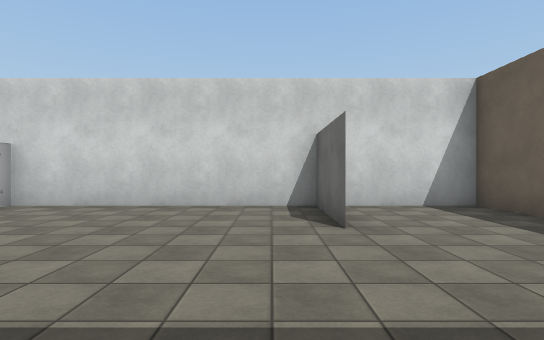
[1] (above)

19 first-person views from a walk through a Unity game level. The camera is 1.4 m above the floor, looks level and sees 80° across. The floor is counted in squares, 2 m on a side. Each view is taken from the middle of a square. On the plan, view 1 faces up. The plan holds only what a view shows up to about 10 squares ahead; the rest is blank. The place goes on beyond the plan. The player character is not drawn. Some surface patterns are stand-ins.

[2]
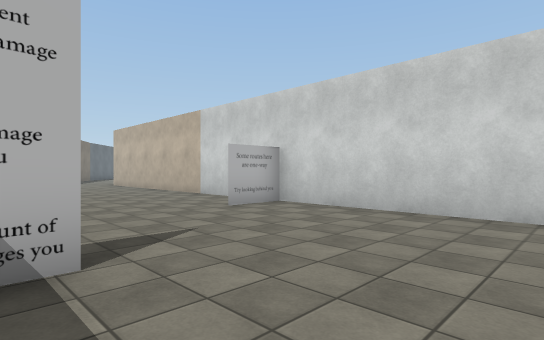

[3]
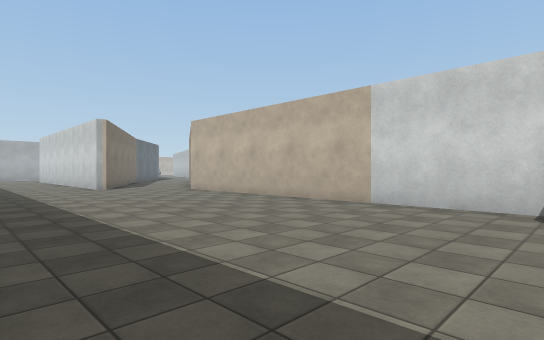

[4]
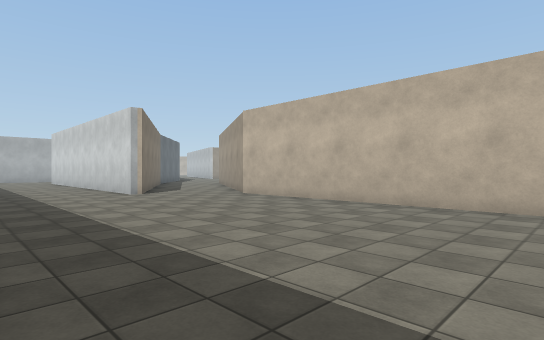

[5]
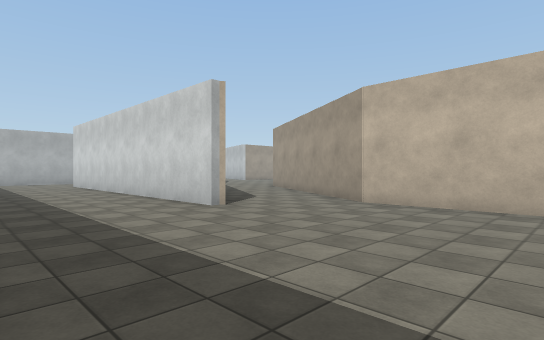

[6]
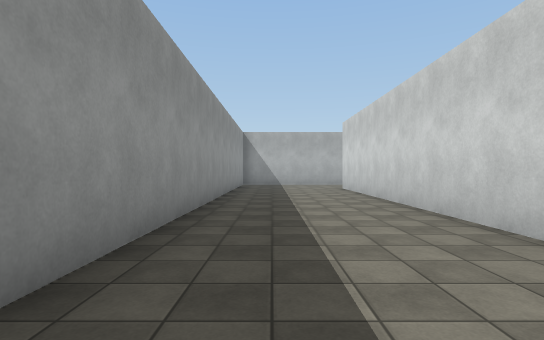

[7]
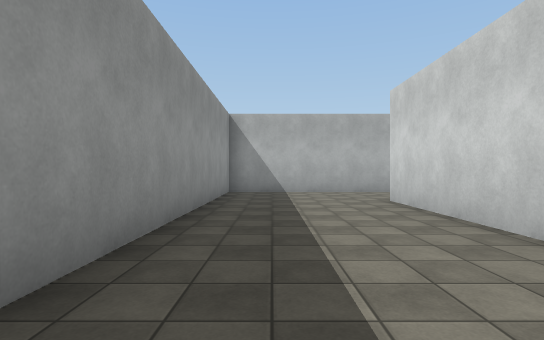

[8]
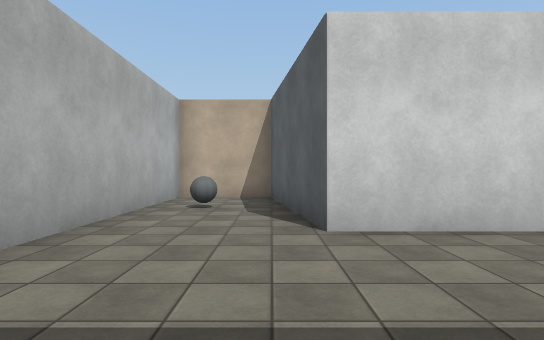

[9]
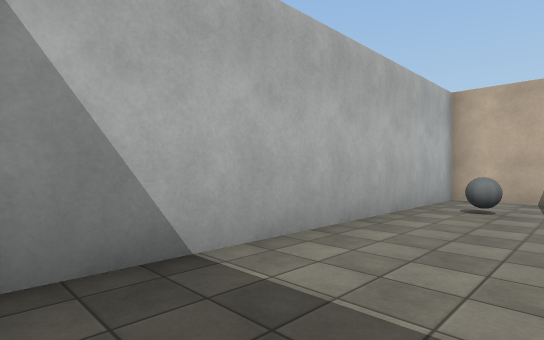

[10]
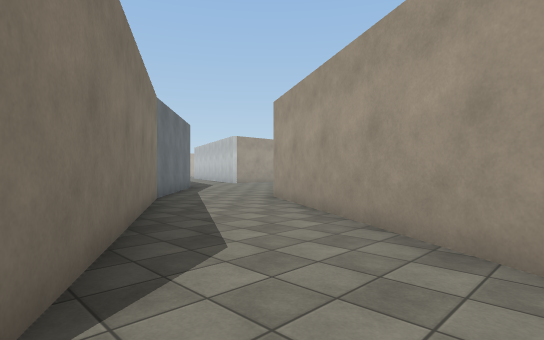

[11]
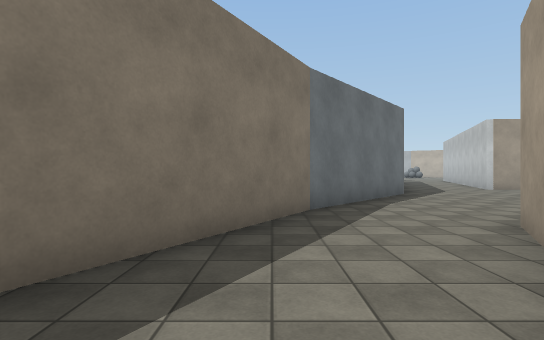

[12]
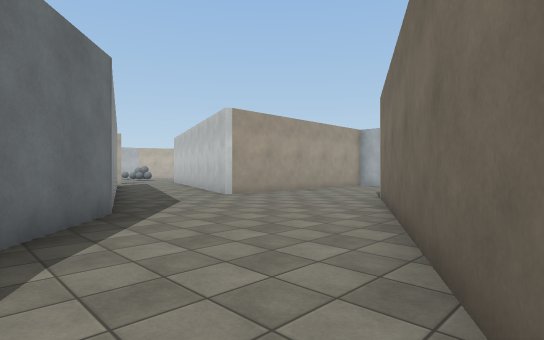

[13]
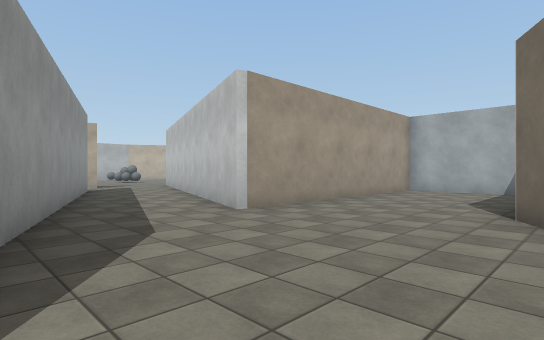

[14]
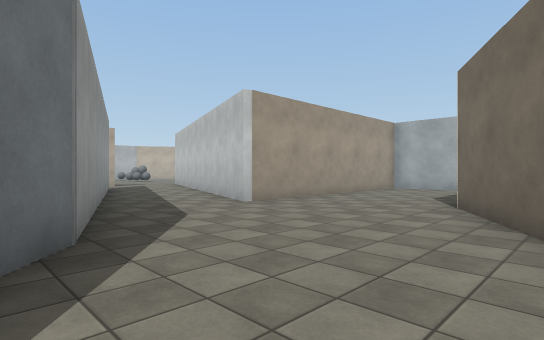

[15]
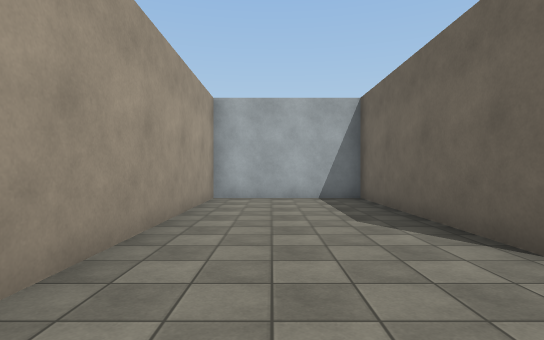

[16]
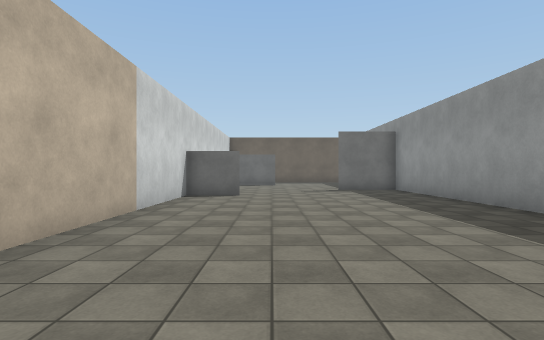

[17]
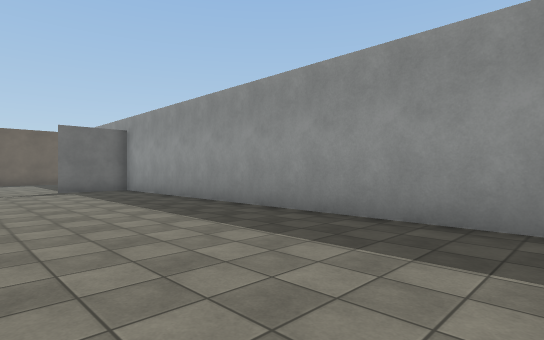

[18]
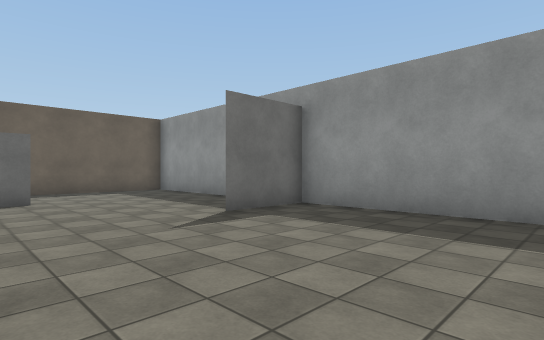

[19]
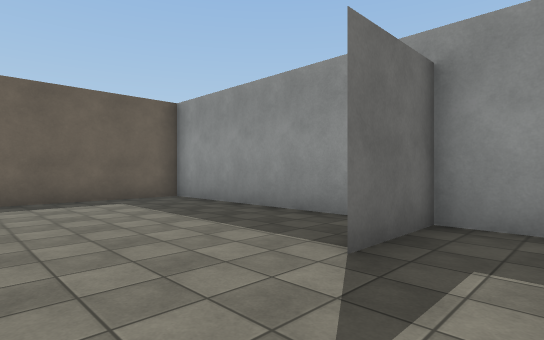

### Floor plan
Points are (right, up) in squares from view 1. A wall is a line through its corners. A room is listed if a view was taken in it or the views show most of it. See-through windows are left out.
Room 1 (views 1, 2, 3, 4, 5, 6, 7, 8, 9, 10, 16, 17, 18, 19)
walls: (-13.6, -0.4) (4, -0.4) (4, 6.4) (-15.5, 6.4) (-16.4, 6.9); (-17.4, 3.7) (-27.4, 3.7) (-28, 8.3) (-30.4, 8.3) (-30.4, 0.1); (-5.1, 4.9) (-5.1, 6.4) (-5.1, 4.9); (-2.5, -0.4) (-2.5, 1.8) (-2.5, 1.1); (0.9, 3.8) (0.9, 6.4); (-30, -0.4) (-16.6, -0.4)
ways out: opening at (-17, 5) to room 2
objects: grey ball (-29, 6)
Room 2 (views 11, 12, 13, 14, 15)
walls: (-31.9, 12.5) (-27.5, 10.9) (-23.7, 7.7) (-17.3, 4); (-16.4, 6.9) (-22, 10.1) (-25.8, 16.6) (-25.8, 22.1) (-29.5, 22.1) (-29.5, 14.6) (-31.1, 15.2)
ways out: opening at (-17, 5) to room 1; opening at (-31, 14) to room 3
Room 3 (no view inside)
walls: (-31.1, 15.2) (-33.9, 16.2); (-34.4, 13.4) (-31.9, 12.5)
ways out: opening at (-31, 14) to room 2

Where each view was taken, in squares from view 1:
view 1: 0 up, 0 right, facing up
view 2: 1 up, 0 right, facing up-left
view 3: 0 up, 5 left, facing up-left
view 4: 0 up, 8 left, facing up-left
view 5: 0 up, 12 left, facing up-left
view 6: 1 up, 15 left, facing left
view 7: 1 up, 20 left, facing left
view 8: 0 up, 28 left, facing up
view 9: 0 up, 28 left, facing up-left
view 10: 4 up, 16 left, facing up-left
view 11: 7 up, 18 left, facing left
view 12: 9 up, 22 left, facing up-left
view 13: 11 up, 25 left, facing up-left
view 14: 10 up, 24 left, facing up-left
view 15: 14 up, 28 left, facing up
view 16: 4 up, 14 left, facing right
view 17: 4 up, 14 left, facing down-right
view 18: 5 up, 7 left, facing down-right
view 19: 4 up, 4 left, facing down-right
